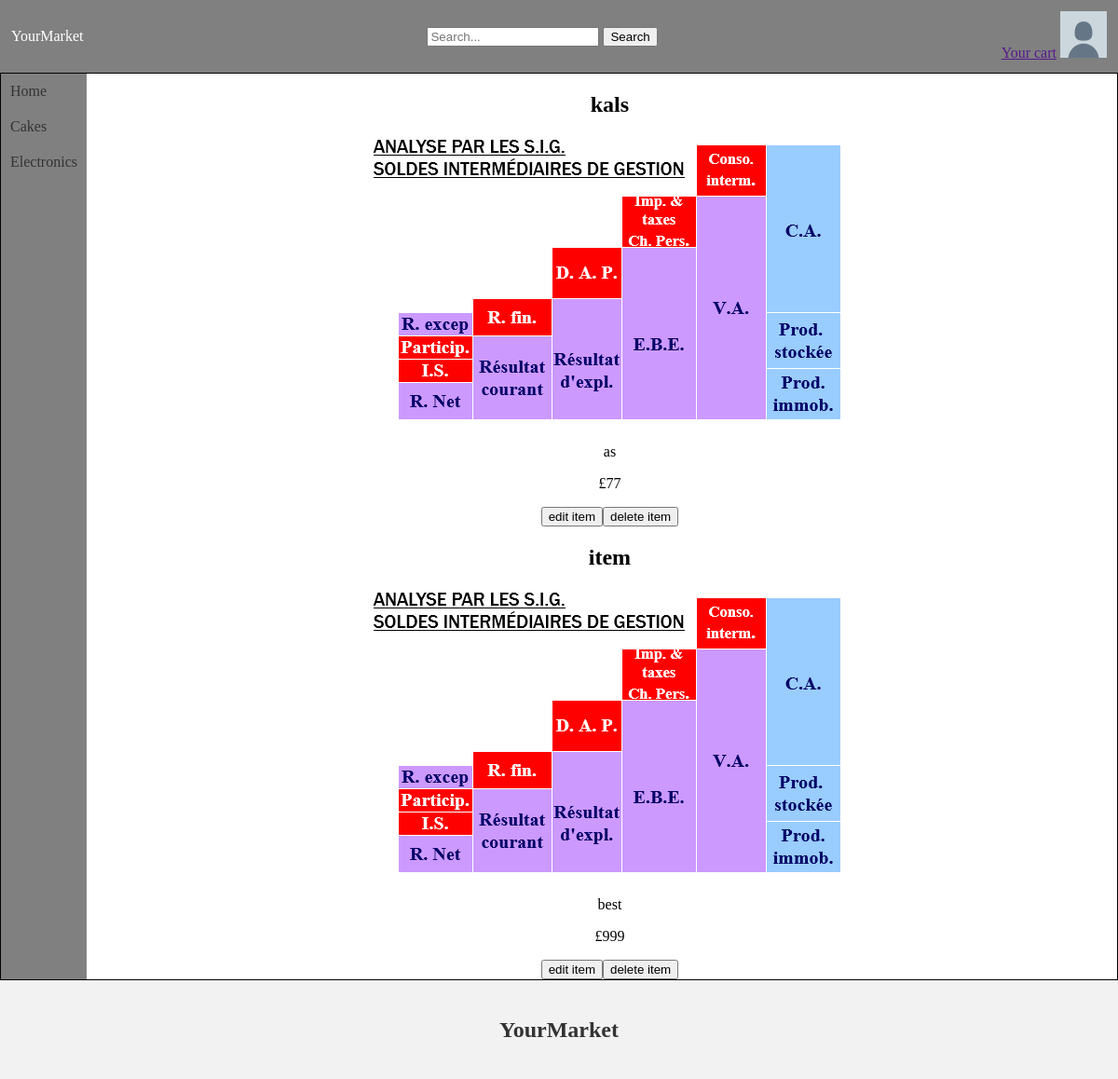
The page /myItems.php (signed in) on the database its author committed.
### tables this page shows
CREATE TABLE IF NOT EXISTS `items` (
  `id` int NOT NULL AUTO_INCREMENT,
  `nameItem` varchar(200) NOT NULL,
  `descriptions` varchar(999) NOT NULL,
  `price` double NOT NULL,
  `categories` int NOT NULL,
  `available` tinyint(1) NOT NULL DEFAULT '1',
  `sellType` int NOT NULL,
  PRIMARY KEY (`id`)
);

### myItems.php (the view, shortened to what this page needs)
<!DOCTYPE html>
<html>
<head>
  <link rel="stylesheet" type="text/css" href="Constant/styles.css">
</head>
<body>
    <head>
        <?php include('Constant/head.php'); ?>
    </head>
    <div class="page">
      <nav>
          <?php include('Constant/navbar.php'); ?>
      </nav>
      <div class="content">
      <?php
        global $conn;
        $username = $_SESSION["username"];
        $sql = "SELECT i.id,nameItem,descriptions,price,categories,available,sellType,idLink,link FROM items as i natural join have as h inner join picturesvideos as pv on h.idLink=pv.id where i.id in (SELECT idItem from sell where username ='$username')  group by i.id";
        $result = $conn->query($sql);
        if ($result->num_rows > 0) {
            while ($row = $result->fetch_assoc()) {
                echo '<div class="column">';
                echo '<div class="item">';
                echo '<h2>' . $row["nameItem"] . '</h2>';
                echo '<img src='.$row["link"].' alt="">';
                echo '<p>' . $row["descriptions"] . '</p>';
                echo '<p>£' . $row["price"] . '</p>';
                echo '<button>edit item</button>';
                echo '<button>delete item</button>';
                echo '</div>';
                echo '</div>';
            }
        }
    ?>
        </div>
    </div>
  <footer>
    <?php
    include('Constant/footer.php');
    ?>
  </footer>
</body>
</html>

### Constant/styles.css (style rules this page uses)
body { margin: 0; padding: 0; }
nav { width: 10%; left: 0; flex-grow: 1; }
.page { border: 1px solid black; display: flex; }
.content { text-align: center; width: 100%; }

### rows shown on the page
items: nameItem "kals", descriptions "as", price "77"
items: nameItem "item", descriptions "best", price "999"
